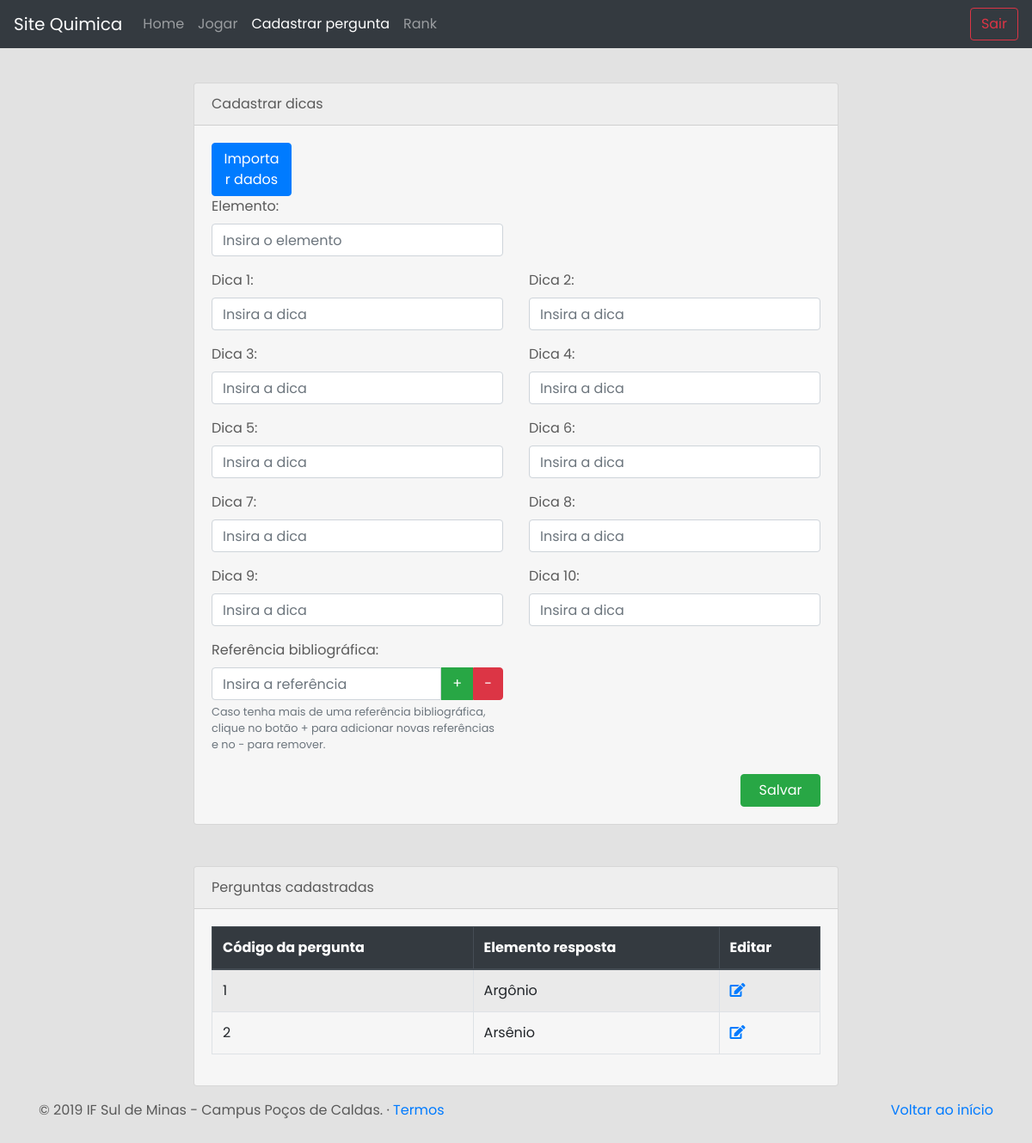
The page /cadastrar.php (signed in) on the database its author committed.
### tables this page shows
CREATE TABLE IF NOT EXISTS `perguntas` (
  `id_perguntas` int(11) NOT NULL AUTO_INCREMENT,
  `dica_perguntas` longtext NOT NULL,
  `resposta_perguntas` longtext NOT NULL,
  `grupo_perguntas` int(11) NOT NULL,
  PRIMARY KEY (`id_perguntas`)
);

### cadastrar.php (the view, shortened to what this page needs)
<?php
	include_once("conexao.php");
	if (!((isset($_SESSION['login_usuario']) && $_SESSION['login_usuario'] != "") &&
	(isset($_SESSION['perfil_usuario']) && $_SESSION['perfil_usuario'] != ""))) {
	   ?>
<link href="css/cadastro.css" rel="stylesheet">
<div class="container" id="padding-top-30">
	<div class="panel panel-default" id="painel-cadastro">
		<form action="validaCadastrar.php" method="POST" id="registration-form" class="form-horizontal" onsubmit="">
			<h3>Entre com sua conta para cadastrar novas perguntas</h3>
			<div class="row align-items-center">
				Para cadastrar novas perguntas, você deve criar sua conta e/ou entrar.
			</div>
		</form>
	</div>
</div>
<?php
	} else {
?>
<link href="css/cadastro.css" rel="stylesheet">
<div class="container-fluid">
	<div class="col-sm-12 col-md-10 offset-md-1 col-lg-8 offset-lg-2">
		<form action="validaCadastrar.php" method="POST" id="registration-form" class="form-horizontal" onsubmit="">
			<div class="card mt-5">
				<div class="card-header">
					Cadastrar dicas
				</div>
				<div class="card-body">
					<div class="row align-items-center">
						<div class="col-md-2">
							<button type="button" id="btnUpload" class="btn btn-primary btn-block" data-toggle="modal" data-target="#modalUpload">Importar dados</button>
						</div>
					</div>
					<div class="row align-items-center">
						<div class="col-sm-12 col-md-6">
							<div class="form-group">
								<label for="dica" class="control-label">Elemento:</label>
								<input type="text" class="form-control" name="elemento" id="elemento" placeholder="Insira o elemento"/>
							</div>
						</div>
					</div>
					<div class="row align-items-center">
						<div class="col-sm-12 col-md-6">
							<div class="form-group">
								<label for="dica" class="control-label">Dica 1:</label>
								<input type="text" class="form-control" name="dica1" id="dica1" placeholder="Insira a dica" autofocus/>
							</div>
						</div>
						<div class="col-sm-12 col-md-6">
							<div class="form-group">
								<label for="dica" class="control-label">Dica 2:</label>
								<input type="text" class="form-control" name="dica2" id="dica2" placeholder="Insira a dica"/>
							</div>
						</div>
					</div>
					<div class="row align-items-center">
						<div class="col-sm-12 col-md-6">
							<div class="form-group">
								<label for="dica" class="control-label">Dica 3:</label>
								<input type="text" class="form-control" name="dica3" id="dica3" placeholder="Insira a dica"/>
							</div>
						</div>
						<div class="col-sm-12 col-md-6">
							<div class="form-group">
								<label for="dica" class="control-label">Dica 4:</label>
								<input type="text" class="form-control" name="dica4" id="dica4" placeholder="Insira a dica"/>
							</div>
						</div>
					</div>
					<div class="row align-items-center">
						<div class="col-sm-12 col-md-6">
							<div class="form-group">
								<label for="dica" class="control-label">Dica 5:</label>
								<input type="text" class="form-control" name="dica5" id="dica5" placeholder="Insira a dica"/>
							</div>
						</div>
						<div class="col-sm-12 col-md-6">
							<div class="form-group">
								<label for="dica" class="control-label">Dica 6:</label>
								<input type="text" class="form-control" name="dica6" id="dica6" placeholder="Insira a dica"/>
							</div>
						</div>
					</div>
					<div class="row align-items-center">
						<div class="col-sm-12 col-md-6">
							<div class="form-group">
								<label for="dica" class="control-label">Dica 7:</label>
								<input type="text" class="form-control" name="dica7" id="dica7" placeholder="Insira a dica"/>
							</div>
						</div>
						<div class="col-sm-12 col-md-6">
							<div class="form-group">
								<label for="dica" class="control-label">Dica 8:</label>
								<input type="text" class="form-control" name="dica8" id="dica8" placeholder="Insira a dica"/>
							</div>
						</div>
					</div>
					<div class="row align-items-center">
						<div class="col-sm-12 col-md-6">
							<div class="form-group">
								<label for="dica" class="control-label">Dica 9:</label>
								<input type="text" class="form-control" name="dica9" id="dica9" placeholder="Insira a dica"/>
							</div>
						</div>
						<div class="col-sm-12 col-md-6">
							<div class="form-group">
								<label for="dica" class="control-label">Dica 10:</label>
								<input type="text" class="form-control" name="dica10" id="dica10" placeholder="Insira a dica"/>
							</div>
						</div>
					</div>
					<div class="row align-items-center">
						<div class="col-sm-12 col-md-6">
							<div class="form-group">
								<label for="dica" class="control-label">Referência bibliográfica:</label>
								<div class="input-group" id="linhaReferencia">
									<input type="text" class="form-control" name="referencia" id="referencia" placeholder="Insira a referência"/>
									<button type="button" id="adicionaReferencia" class="btn btn-success">+</button>
									<button type="button" id="removeReferencia" class="btn btn-danger">-</button>
                            	</div>
								<small id="descReferecias" class="form-text text-muted">
                                        Caso tenha mais de uma referência bibliográfica, clique no botão + para adicionar novas referências e no - para remover.
								</small>
							</div>
						</div>
					</div>
					<div class="row align-items-center">
						<div class="col-md-2 offset-10">
							<button type="submit" class="btn btn-success mt-2 btn-block">Salvar</button>
						</div>
					</div>
				</div>
			</div>
			<?php
				$query = "SELECT * FROM perguntas GROUP BY grupo_perguntas";
				if ($result = $conexao->query($query)) {
					echo '
					<div class="card mt-5">
					<div class="card-header">
					Perguntas cadastradas
					</div>
					<div class="card-body">
					<table class="table table-striped table-bordered table-hover">
						<thead class="thead-dark">
							<tr>
								<th scope="col">Código da pergunta</th>
								<th scope="col">Elemento resposta</th>
								<th scope="col">Editar</th>
							</tr>
						</thead>
					<tbody class="labeltexto">';
					while ($linha = $result->fetch_assoc()) {
						echo '<tr scope="row">';
						echo '<td>'.$linha['grupo_perguntas'].'</td> ';
						echo '<td>'.$linha['resposta_perguntas'].'</td>';
						echo'<td><a href="" data-toggle="modal" data-target="#exampleModal"
						onClick="populaModalperguntas('.$linha['grupo_perguntas'].');">
						<i class="fas fa-edit"></i></a></td>';
						echo '</tr>';
					}
					echo '
					</tbody>
					</table>
					</div>
					</div>';
				}
			?>
		</form>
	</div>
</div>
<?php
}
?>

### css/carousel.css (style rules this page uses)
body { padding-top: 3rem; padding-bottom: 3rem; color: #5a5a5a; }

### css/estilo.css (style rules this page uses)
.card { margin-bottom: 1em; background: #f6f6f6; }
body { font-family: 'Poppins', sans-serif; background: #e2e2e2; }

### css/cadastro.css (style rules this page uses)
#adicionaReferencia { border-top-left-radius: 0; border-bottom-left-radius: 0; border-top-right-radius: 0; border-bottom-right-radius: 0; }
#removeReferencia { border-top-left-radius: 0; border-bottom-left-radius: 0; }
#referencia { border-top-right-radius: 0; border-bottom-right-radius: 0; }

### rows shown on the page
perguntas: grupo_perguntas "1", resposta_perguntas "Argônio"
perguntas: grupo_perguntas "2", resposta_perguntas "Arsênio"
